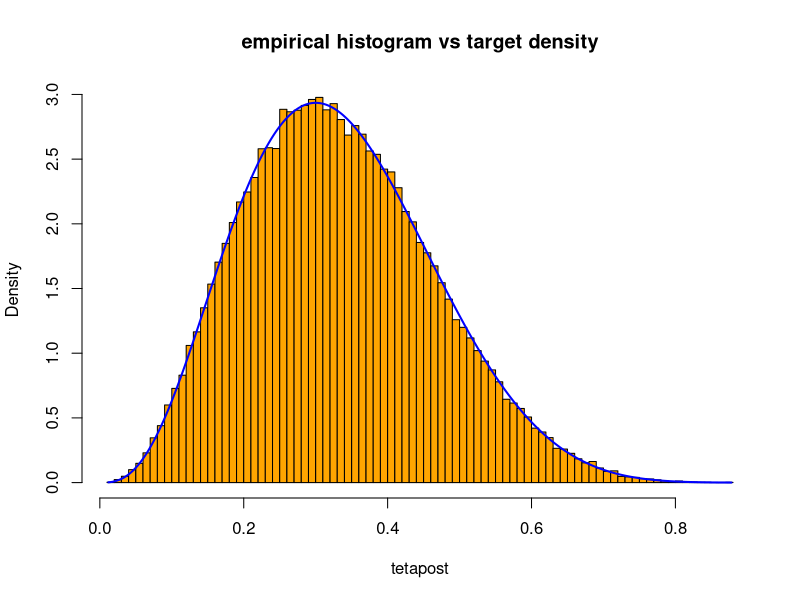

Here is the R script that generated this plot: (Note: this script raises an error after producing the figure.)
#Paolo Tamagnini
#1536242
#paolotamag@gmail.com

generateTetaPost = function(N,a_post,b_post) {
  set.seed(123)
  a_prior = 1
  b_prior = 1
  fk = function(x){
    dbeta(x,a_post,b_post)/dbeta(x,a_prior,b_prior) }
  k = optim(c(a_post/(a_post+b_post)),fk,method="BFGS",control=list(fnscale=-1))$value
  
  tetaPost=NULL
  while (length(tetaPost)<N){
    
    U =runif(N*k)
    teta= rbeta(N*k,a_prior,b_prior)
    tetaPost=c(tetaPost,teta[U<dbeta(teta,a_post,b_post)/(k*dbeta(teta,a_prior,b_prior))])}
  
  tetaPost=tetaPost[1:N]
  return(tetaPost) }

a_post = 4
b_post = 8

tetapost = generateTetaPost(100000,4,8)

mean(tetapost)

a_post/(a_post+b_post)

#the mode(tetapost)
t = table(round(tetapost, digits = 3))
t[t==max(t)]


hist(tetapost,freq = F,breaks = 75, col = 'orange', main = 'empirical histogram vs target density')
xfit<-seq(min(tetapost),max(tetapost),length=length(tetapost)) 
yfit<-dbeta(xfit,4,8) 
lines(xfit, yfit, col="blue", lwd=2)

#alternative solution of exercise 8 where the condition

#instead of the condition Ui <= posterior(tetai)/(prior(tetai)*k)
#we use: Ui <= Likelihood(tetai)/Likelihood(tetaMLE)
#the result is the same

#all the data are from exercise 1
a_prior = 1
b_prior = 1
a_post = 4
b_post = 8
sumx=3
n=10
likeli = function(teta){
  return(teta^sumx*(1-teta)^(n-sumx)) }
LikeMLE = optim(c(a_post/(a_post+b_post)),likeli,method="BFGS",control=list(fnscale=-1))$value
N=100000
tetaPost=NULL
while (length(tetaPost)<N){
  
  U =runif(N*LikeMLE)
  teta= rbeta(N*LikeMLE,a_prior,b_prior)
  tetaPost=c(tetaPost,teta[U<Loglikeli(teta)/LikeMLE])}

tetaPost=tetaPost[1:N]

mean(tetaPost)

hist(tetaPost,freq = F,breaks = 75, col = 'orange', main = 'empirical histogram vs target density')
xfit<-seq(min(tetaPost),max(tetaPost),length=length(tetaPost)) 
yfit<-dbeta(xfit,4,8) 
lines(xfit, yfit, col="blue", lwd=2)
